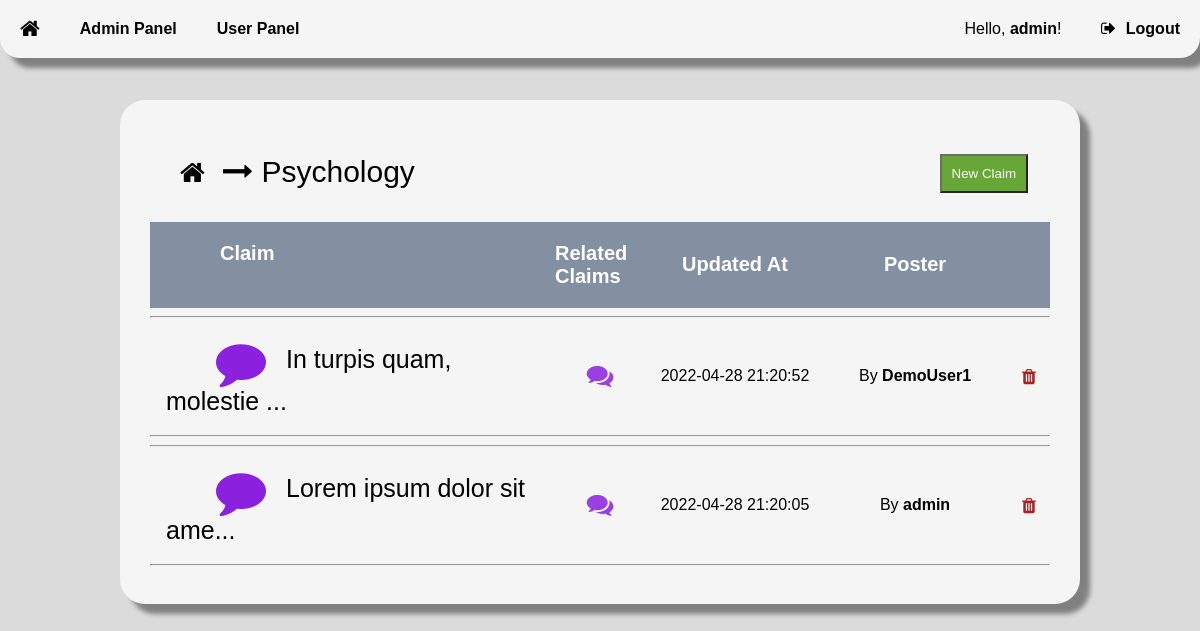
The page /4 (signed in) on the database its author committed.
### tables this page shows
CREATE TABLE user (
    userID INTEGER NOT NULL PRIMARY KEY AUTOINCREMENT,
    userName TEXT NOT NULL,
    passwordHash BLOB NOT NULL,
    isAdmin BOOLEAN NOT NULL,
    creationTime INTEGER NOT NULL,
    lastVisit INTEGER NOT NULL
);

CREATE TABLE topic (
    topicID INTEGER NOT NULL PRIMARY KEY AUTOINCREMENT,
    topicName TEXT NOT NULL,
    postingUser INTEGER REFERENCES user(userID) ON DELETE SET NULL ON UPDATE CASCADE,
    creationTime INTEGER NOT NULL,
    updateTime INTEGER NOT NULL
);

### server.py (the view)
@ app.route('/<topicId>', methods=["GET"])
def displayClaimsOfTopic(topicId):
    user = getUserStatus()
    if not isTopicIdValid(topicId):
        return NotFoundMessage("Topic")
    db = sqlite3.connect(PATH)
    cursor = db.cursor()
    claimList = []
    claims = cursor.execute(
        "SELECT claimID, postingUser, creationTime, updateTime, text FROM claim WHERE topic=? ORDER BY updateTime DESC", (topicId,))
    for row in claims:
        class Claim:
            Id = row[0]
            Username = getUsername(row[1])
            CreatedAt = convertJulianTime(row[2], "FULL")
            UpdatedAt = convertJulianTime(row[3], "FULL")
            Text = row[4][:25] + str("...")
        claimList.append(Claim)
    return render_template("Claims.html", user=user, topicId=topicId, topicName=getTopicName(topicId), claims=claimList)

### server.py (called while the page is built)
def getUserStatus():
    if isUserLoggedIn():
        id = getUserIDFromSession()
        username = getUsername(id)
        loggedIn = True
        admin = isAdmin(getUserIDFromSession())
        updateUserLastVisit(id)
    else:
        id = 0
        username = "NULL"
        loggedIn = False
        admin = False
    class Status:
        Id = id
        Username = username
        LoggedIn = loggedIn
        Admin = admin
    return Status

def updateUserLastVisit(id):
    db = sqlite3.connect(PATH)
    cursor = db.cursor()
    cursor.execute(
        "UPDATE user SET lastVisit=julianday('now') WHERE userID=?", (id,))
    db.commit()
    db.close()

def isUserLoggedIn():
    if session.get("userID"):
        return True
    return False

def getUserIDFromSession():
    return session.get("userID")

def getUsername(id):
    db = sqlite3.connect(PATH)
    cursor = db.cursor()
    user = cursor.execute(
        "SELECT userName FROM user WHERE userID=?", (id,))
    username = "[user-deleted]"  # if no user is found
    for row in user:
        username = row[0]
    return username

def isAdmin(id):
    db = sqlite3.connect(PATH)
    cursor = db.cursor()
    user = cursor.execute(
        "SELECT isAdmin FROM user WHERE userID=?", (id,))
    for row in user:
        if row[0] == True:
            return True
        return False

def isTopicIdValid(id):
    db = sqlite3.connect(PATH)
    cursor = db.cursor()
    if not str(id).isnumeric():
        return False
    topic = cursor.execute("SELECT * FROM topic WHERE topicID=?", (id,))
    for row in topic:
        return True
    return False

def getTopicName(id):
    db = sqlite3.connect(PATH)
    cursor = db.cursor()
    topic = cursor.execute(
        "SELECT topicName FROM topic WHERE topicID=?", (id,))
    for row in topic:
        return row[0]
    return "NULL"

def convertJulianTime(julianTime, format):
    db = sqlite3.connect(PATH)
    cursor = db.cursor()
    if str(format).upper() == "FULL":
        time = cursor.execute("SELECT datetime(?)", (julianTime,))
    elif str(format).upper() == "DATE":
        time = cursor.execute("SELECT date(?)", (julianTime,))
    elif str(format).upper() == "TIME":
        time = cursor.execute("SELECT time(?)", (julianTime,))
    else:
        return "Invalid"
    for row in time:
        return row[0]

### templates/Claims.html (shortened to what this page needs)
<!DOCTYPE html>
<html>
<head>
    <link rel="stylesheet" type="text/css" href="{{ url_for('static', filename='CSS/global.css') }}">
    <link rel="stylesheet" type="text/css"
        href="https://stackpath.bootstrapcdn.com/font-awesome/4.7.0/css/font-awesome.min.css">
</head>
<body
    onload="load(`{{ url_for('static', filename='Templates/RegisterForm.html') }}`, `{{ url_for('static', filename='Templates/LoginForm.html') }}`, `{{ url_for('static', filename='Templates/MessageBoxes.html') }}`)">
    <nav class="navigationContainer">
        <button id="homeBtn" style="float: left;" onclick="location.href='/'" class="navigationBtn"><i
                class="fa fa-home fa-lg" aria-label="Home Button"></i></button>
        {% if user.Admin == True %}
        <button id="adminBtn" style="float: left;" onclick="location.href='/adminpanel'" class="navigationBtn"><b>Admin
                Panel</b></button>
        <button id="adminBtn" style="float: left;" onclick="location.href='/userpanel'" class="navigationBtn"><b>User
                Panel</b></button>
        {% endif %}
        {% if user.Username != "NULL" %}
        <span style="color: var(--text);">Hello, <b>{{ user.Username }}</b>!</span>
        {% endif %}
        {% if user.LoggedIn == True %}
        <button id="logoutBtn" style="display: inline-block; margin-left: 15px;" onclick="location.href='/signout'"
            class="navigationBtn"><i class="fa fa-sign-out navigationBtnIcon"
                aria-hidden="true"></i><b>Logout</b></button>
        {% endif %}
    </nav>
    <div id="mainContainer">
        <div class="forumsContainer">
            <div id="forumHierarchy" class="flex-container-space-between">
                <div>
                    <button id="homeBtn" onclick="location.href='/'" class="forumHierarchyButton">
                        <i class="fa fa-home fa-2x" aria-hidden="true"></i>
                    </button>
                    <i class="fa fa-long-arrow-right" aria-hidden="true"></i>
                    <span>{{ topicName }}</span>
                </div>
                <div>
                    {% if user.LoggedIn == True %}
                    <button class="btn" onclick="location.href='/{{ topicId }}/new/claim'">New Claim</button>
                    {% endif %}
                </div>
            </div>
            <div class="topicContainerTitle grid-container-claims">
                <span style="color: white; margin-left: 70px;"><b>Claim</b></span>
                <span style="color: white;" class="grid-content-center"><b>Related Claims</b></span>
                <span style="color: white;" class="grid-content-center"><b>Updated At</b></span>
                <span style="color: white;" class="grid-content-center"><b>Poster</b></span>
            </div>
            {% for claim in claims %}
            <div>
                <hr>
                <div class="grid-container-claims">
                    <button title="View Claim" onclick="location.href='/{{ topicId }}/{{ claim.Id }}'"
                        class="claimContainer">
                        <span class="claimText"><i class="fa fa-comment fa-2x claimIcon" aria-hidden="true"></i>{{
                            claim.Text }}</span>
                    </button>
                    <div class="grid-content-center">
                        <button id="relatedClaimsBtn" title="View Related Claims"
                            onclick="overlayOn('overlayRelatedClaims'); loadRelatedClaims('{{ claim.Id }}','{{ topicId }}')"
                            style="color: var(--primary);" class="transBtn"><i class="fa fa-comments fa-2x"
                                aria-hidden="true"></i></button>
                    </div>
                    <div class="grid-content-center">
                        <span>{{ claim.UpdatedAt }}</span>
                    </div>
                    <div class="grid-content-center">
                        <span>By <b>{{ claim.Username }}</b></span>
                    </div>
                    {% if user.Admin == True %}
                    <div class="grid-content-center">
                        <form action="/delete/topic/{{ topicId }}/claim/{{ claim.Id }}" method="POST">
                            <button title="Delete Claim" type="submit" class="transBtn"><i style="color: var(--remove);"
                                    class="fa fa-trash fa-lg" aria-hidden="true"></i></button>
                        </form>
                    </div>
                    {% endif %}
                </div>
                <hr>
            </div>
            {% endfor %}
        </div>
    </div>
</body>
</html>

### static/CSS/global.css (style rules this page uses)
:root { --primary: #8B21DE; --secondary: #4f9917; --third: #8290a2; --background: rgb(219, 219, 219); --background2: whitesmoke; --text: black; --text2: white; --icon: black; --icon2: white; --form: whitesmoke; --highlight: rgb(223, 223, 223); --border: rgb(180, 180, 180); --link: dodgerblue; --containerShadow: gray; --admin: var(--primary); --remove: rgb(150, 0, 0); --replyTypeClarification: gold; --replyTypeSupportingArgument: #89AC76; --replyTypeCounterargument: #4D5645; --replyTypeEvidence: #E6D690; --replyTypeSupport: #57A639; --replyTypeRebuttal: #D36E70; }
#forumHierarchy { color: var(--text); vertical-align: middle; margin: 20px; font-size: 30px; }
#mainContainer { margin-top: 65px; }
body { font-family: Helvetica, sans-serif; background-color: var(--background); margin: 0; padding: 0; }
h1, h2, h3, h4, h5, h6, p, span, small { color: var(--text); }
.forumsContainer { background-color: var(--background2); border-radius: 25px; box-shadow: 10px 10px 5px var(--containerShadow); padding: 30px; margin-top: 100px; margin-left: 10%; margin-right: 10%; margin-bottom: 20px; }
.navigationContainer { background-color: var(--background2); box-shadow: 10px 10px 5px var(--containerShadow); text-align: right; display: block; position: fixed; top: 0; width: 100%; z-index: 5; border-bottom-left-radius: 20px; border-bottom-right-radius: 20px; }
.navigationBtn { color: var(--text); background-color: transparent; border-radius: 15px; border: none; cursor: pointer; padding: 20px; font-size: 16px; transition: background-color 300ms ease-in-out, border-radius 300ms ease-in-out; }
.navigationBtnIcon { margin: 0 10px 0 0; }
.forumHierarchyButton { color: var(--icon); background-color: transparent; border: none; cursor: pointer; padding: 10px; }
.btn { background-color: var(--secondary); color: var(--text2); vertical-align: middle; cursor: pointer; margin: 2px; padding: 10px; opacity: 0.85; transition: opacity 200ms ease-in-out, box-shadow 200ms ease-in-out; }
.transBtn { background-color: transparent; color: var(--text); border: none; vertical-align: middle; cursor: pointer; margin: 2px; padding: 10px 15px 10px 15px; border-radius: 10px; opacity: 0.85; transition: opacity 200ms ease-in-out, box-shadow 200ms ease-in-out; }
.topicContainerTitle { background-color: var(--third); padding-top: 20px; padding-bottom: 20px; margin-top: 25px; margin-bottom: 5px; font-size: 20px; }
.flex-container-space-between { display: flex; justify-content: space-between; align-items: center; }
.grid-container-claims { display: grid; grid-template-columns: 45% 10% 20% 20% 5%; }
.grid-content-center { display: grid; justify-items: center; align-items: center; }

### templates/Claims.html (style rules this page uses)
.claimContainer { background-color: transparent; border: none; text-align: left; cursor: pointer; margin: 10px 0 10px 10px; border-radius: 15px; transition: background-color 250ms ease-in-out, box-shadow 250ms ease-in-out, border-radius 250ms ease-in-out; }
.claimIcon { color: var(--primary); vertical-align: middle; margin-left: 40px; margin-right: 20px; }
.claimText { color: var(--text); padding: 10px; margin-right: 10px; font-size: 25px; vertical-align: middle; }

### rows shown on the page
user: Username "admin", Username "admin"
topic: topicName "Psychology"
user: Username "DemoUser1"

### other values the page prints
{{ claim.Text }} "In turpis quam, molestie ..." "Lorem ipsum dolor sit ame..."
{{ claim.UpdatedAt }} "2022-04-28 21:20:52" "2022-04-28 21:20:05"
